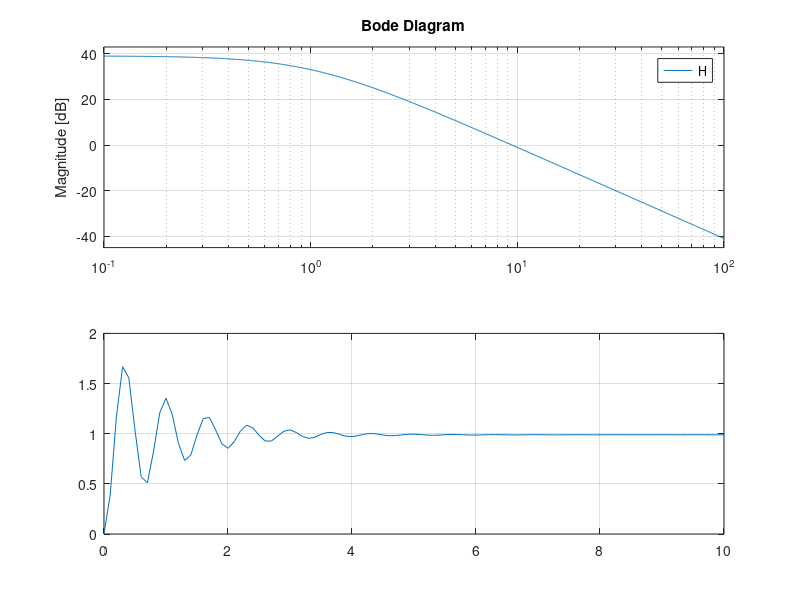

MATLAB code to generate this figure: (Note: this script raises an error after producing the figure.)
close all;
clear;
clc;

G = tf([10],[1 1]);
G2 = tf([9],[1 1]);
H = G*G2;
w = {0.1,100};
bode(H,w);
[Gm,Pm,Wcg,Wcp] = margin(H);
t = 0:0.1:10;
gs = feedback(H,1);
y = step(gs,t);
plot(t,y)
grid on;
s = stepinfo(gs)
fprintf('pososto uperupswshs = %d\n',s.Overshoot);
